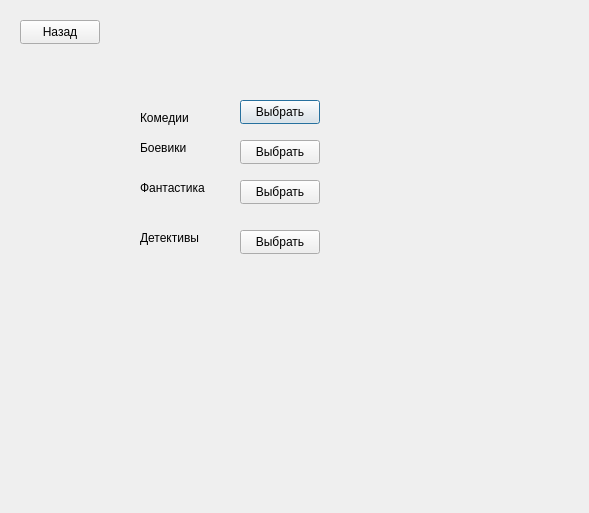
<?xml version="1.0" encoding="UTF-8"?>
<ui version="4.0">
 <class>Dialog</class>
 <widget class="QDialog" name="Dialog">
  <property name="geometry">
   <rect>
    <x>0</x>
    <y>0</y>
    <width>589</width>
    <height>513</height>
   </rect>
  </property>
  <property name="windowTitle">
   <string>Dialog</string>
  </property>
  <widget class="QPushButton" name="comedy">
   <property name="geometry">
    <rect>
     <x>240</x>
     <y>100</y>
     <width>80</width>
     <height>24</height>
    </rect>
   </property>
   <property name="text">
    <string>Выбрать</string>
   </property>
  </widget>
  <widget class="QPushButton" name="boyeviky">
   <property name="geometry">
    <rect>
     <x>240</x>
     <y>140</y>
     <width>80</width>
     <height>24</height>
    </rect>
   </property>
   <property name="text">
    <string>Выбрать</string>
   </property>
  </widget>
  <widget class="QPushButton" name="fantastic">
   <property name="geometry">
    <rect>
     <x>240</x>
     <y>180</y>
     <width>80</width>
     <height>24</height>
    </rect>
   </property>
   <property name="text">
    <string>Выбрать</string>
   </property>
  </widget>
  <widget class="QPushButton" name="detective">
   <property name="geometry">
    <rect>
     <x>240</x>
     <y>230</y>
     <width>80</width>
     <height>24</height>
    </rect>
   </property>
   <property name="text">
    <string>Выбрать</string>
   </property>
  </widget>
  <widget class="QLabel" name="label">
   <property name="geometry">
    <rect>
     <x>140</x>
     <y>110</y>
     <width>101</width>
     <height>16</height>
    </rect>
   </property>
   <property name="text">
    <string>Комедии</string>
   </property>
  </widget>
  <widget class="QLabel" name="label_2">
   <property name="geometry">
    <rect>
     <x>140</x>
     <y>140</y>
     <width>101</width>
     <height>16</height>
    </rect>
   </property>
   <property name="text">
    <string>Боевики</string>
   </property>
  </widget>
  <widget class="QLabel" name="label_3">
   <property name="geometry">
    <rect>
     <x>140</x>
     <y>180</y>
     <width>101</width>
     <height>16</height>
    </rect>
   </property>
   <property name="text">
    <string>Фантастика</string>
   </property>
  </widget>
  <widget class="QLabel" name="label_4">
   <property name="geometry">
    <rect>
     <x>140</x>
     <y>230</y>
     <width>101</width>
     <height>16</height>
    </rect>
   </property>
   <property name="text">
    <string>Детективы</string>
   </property>
  </widget>
  <widget class="QPushButton" name="pushButton_5">
   <property name="geometry">
    <rect>
     <x>20</x>
     <y>20</y>
     <width>80</width>
     <height>24</height>
    </rect>
   </property>
   <property name="text">
    <string>Назад</string>
   </property>
  </widget>
 </widget>
 <resources/>
 <connections/>
</ui>
